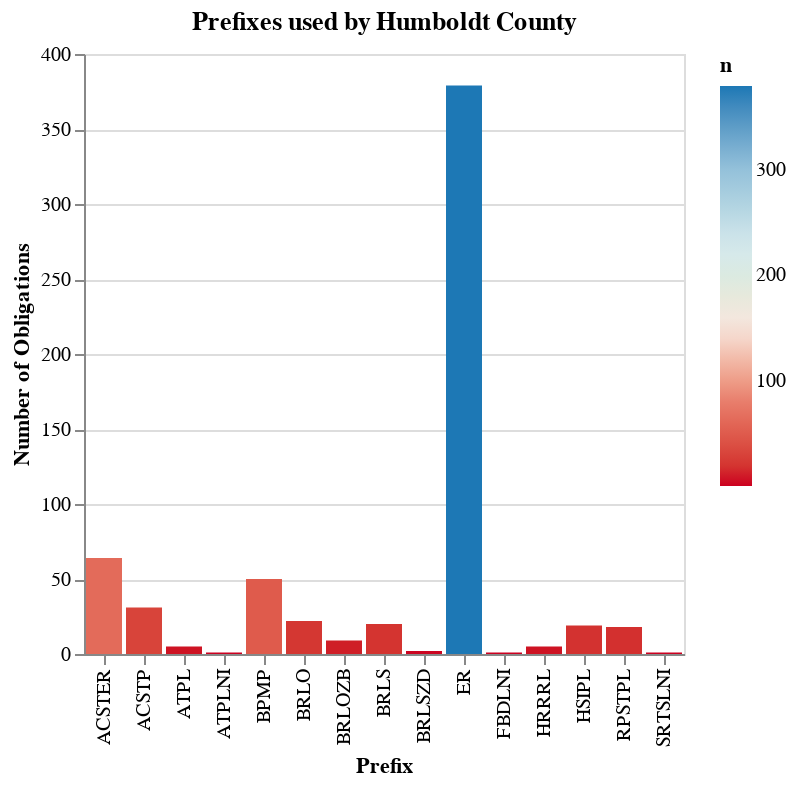

This figure's notebook cell:
### Code cell
chart = (alt.Chart(humboldt)
         .mark_bar()
         .encode(
             x=alt.X("prefix", title="Prefix"),
             y=alt.Y("n", title="Number of Obligations"),
             #column = "payment:N",
             color = alt.Color("n", 
                              scale=alt.Scale(
                                  range=altair_utils.FIVETHIRTYEIGHT_DIVERGING_COLORS
                              )
                              )
         )
        .properties( 
                       title="Prefixes used by Humboldt County")

)


chart

### Figure 1 — Vega-Lite specification as saved in the notebook (floating-point values rounded to 4 significant figures)
{"usermeta": {"embedOptions": {"theme": "fivethirtyeight"}}, "config": {"view": {"continuousWidth": 400, "continuousHeight": 300}}, "data": {"name": "data-cc385b7f1b4a69f36abd7fd70810908c"}, "mark": "bar", "encoding": {"color": {"field": "n", "scale": {"range": ["#cc0020", "#e77866", "#f6e7e1", "#d6e8ed", "#91bfd9", "#1d78b5"]}, "type": "quantitative"}, "x": {"field": "prefix", "title": "Prefix", "type": "nominal"}, "y": {"field": "n", "title": "Number of Obligations", "type": "quantitative"}}, "title": "Prefixes used by Humboldt County", "$schema": "https://vega.github.io/schema/vega-lite/v4.17.0.json", "datasets": {"data-cc385b7f1b4a69f36abd7fd70810908c": [{"prefix": "ER", "n": 379}, {"prefix": "ACSTER", "n": 64}, {"prefix": "BPMP", "n": 50}, {"prefix": "ACSTP", "n": 31}, {"prefix": "BRLO", "n": 22}, {"prefix": "BRLS", "n": 20}, {"prefix": "HSIPL", "n": 19}, {"prefix": "RPSTPL", "n": 18}, {"prefix": "BRLOZB", "n": 9}, {"prefix": "ATPL", "n": 5}, {"prefix": "HRRRL", "n": 5}, {"prefix": "BRLSZD", "n": 2}, {"prefix": "ATPLNI", "n": 1}, {"prefix": "FBDLNI", "n": 1}, {"prefix": "SRTSLNI", "n": 1}]}}
